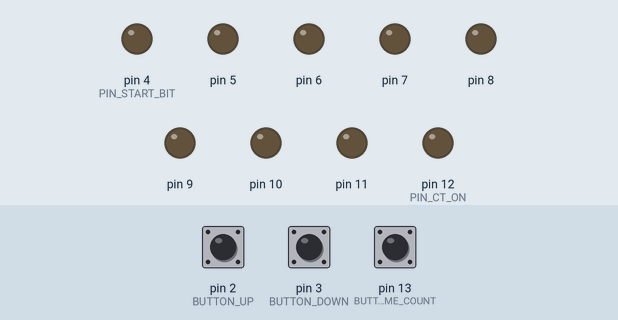
This sketch was run on a simulated Arduino Uno, built with avr-gcc and run on an emulated ATmega328P. On the bench: output pins drawn as LEDs (lit = HIGH). Dashed ring = blinking. The inputs (shaded band) are chosen by the test bench; at power-on: pin 13 (BUTTON_RESUME_COUNT) HIGH, pin 2 (BUTTON_UP) HIGH, pin 3 (BUTTON_DOWN) HIGH.

Above: at 1.2 s.
1.3 s: pin 13 (BUTTON_RESUME_COUNT) pulled LOW for 0.15 s
At 2.3 s:
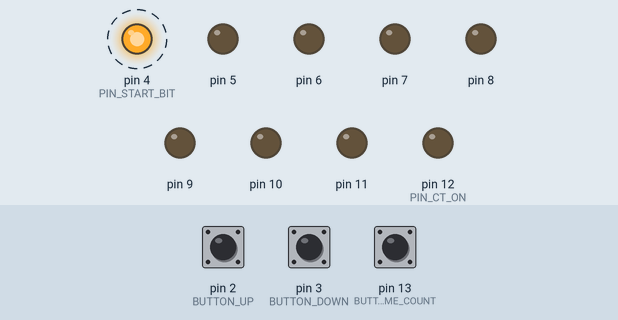
4.4 s: pin 2 (BUTTON_UP) pulled LOW for 0.15 s
6.0 s: pin 2 (BUTTON_UP) pulled LOW for 1 s
At 6.9 s:
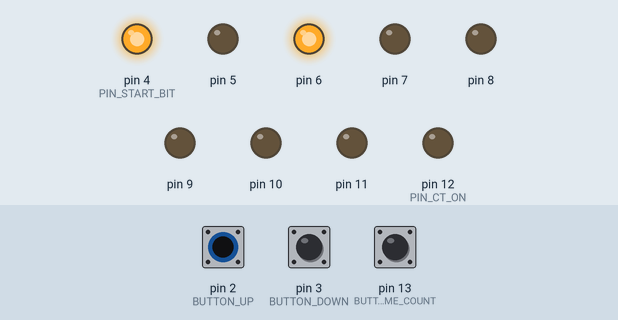
8.5 s: pin 13 (BUTTON_RESUME_COUNT) pulled LOW for 1 s
At 9.6 s:
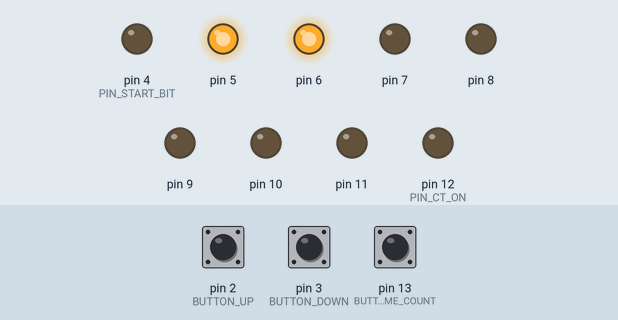
11.0 s: pin 2 (BUTTON_UP) pulled LOW for 0.15 s
At 11.9 s:
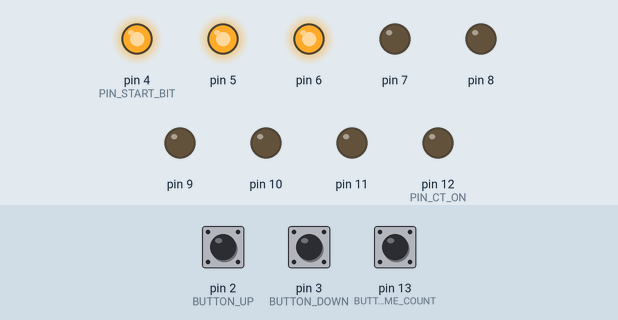
12.6 s: pin 13 (BUTTON_RESUME_COUNT) pulled LOW for 0.15 s
At 14.6 s:
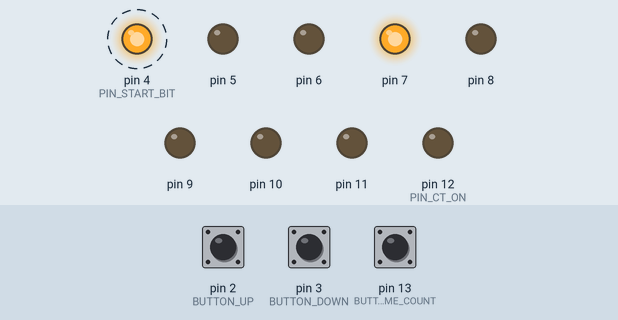
Timing chart, 0 to 19.3 s (numbered marks = the images above; inputs shaded):
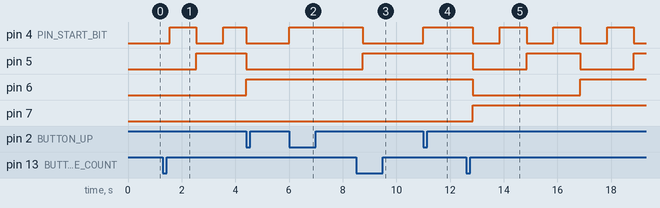

The sketch:

binaryCounter.ino
```cpp
#define DIGIT_COUNT 8
#define PIN_START_BIT 4

#define PIN_CT_ON 12

volatile uint8_t displayedNum = 0;
volatile unsigned long lastInterrupt = 0;
volatile unsigned long lastLEDUpdate = 0;
volatile bool enableAutoCount = false;

void setup() {
	// INIT BINARY LED LAMPS
	pinMode(4, OUTPUT);				// 1
	pinMode(5, OUTPUT);				// 2
	pinMode(6, OUTPUT);				// 4
	pinMode(7, OUTPUT);				// 8
	pinMode(8, OUTPUT);				// 16
	pinMode(9, OUTPUT);				// 32
	pinMode(10, OUTPUT);			// 64
	pinMode(11, OUTPUT);			// 128

	pinMode(PIN_CT_ON, OUTPUT);		// Counting LED
	pinMode(2, INPUT_PULLUP);		// BUTTON UP
	pinMode(3, INPUT_PULLUP);		// BUTTON DOWN
	pinMode(13, INPUT);				// BUTTON RESUME COUNT

	// Create interrupts
	attachInterrupt(digitalPinToInterrupt(2), editValue, FALLING);
	attachInterrupt(digitalPinToInterrupt(3), editValue, FALLING);
}

void displayNumber(int num, int digits = DIGIT_COUNT) {
	for(int i = 0; i < digits; ++i) {
		digitalWrite(i + PIN_START_BIT, num % 2);
		num /= 2;
	}
}

void loop() {

	// put your main code here, to run repeatedly:
	/*for(int i = 0; i < 16; ++i) {
		displayNumber(i, 4);
		delay(1000);
	}*/

	// SEE IF USER TOGGLES ON AUTO COUNT
	if(digitalRead(13) == LOW) {
		enableAutoCount = !enableAutoCount;
		delay(250);
	}

	// UPDATE VALUE EVERY SECOND IF AUTO COUNT ENABLED
	unsigned long now = millis();
	if(now - lastLEDUpdate >= 1000 && enableAutoCount) {
		++displayedNum;
		displayedNum %= 1 << DIGIT_COUNT;		// to wrap the counter (1 << DIGIT_COUNT is the max number that can be displayed)
		lastLEDUpdate = now;
	}

	// Display updated value on board
	displayNumber(displayedNum);

}

/**
 * For when a user pushes a button to increase/decrease counter
**/
void editValue() {

	// Disable auto counter if user manually changes value
	enableAutoCount = false;

	unsigned long now = millis();
	if(now - lastInterrupt > 250) {
		if(digitalRead(2) == LOW)
			++displayedNum;
		else if(digitalRead(3) == LOW)
			--displayedNum;
		// pow inefficient and unecessary
		//displayedNum %= (uint8_t)pow(2, DIGIT_COUNT) - 1;
		// We can bit shift left by the digits we have to constrain the max val displayedNum can have
		displayedNum %= 1 << DIGIT_COUNT;
		lastInterrupt = now;
	}

}
```

Measured:
- after the input at 1.3 s, pin 4 (PIN_START_BIT): LOW → HIGH after 0.25 s, → LOW 1.0 s later, → HIGH 1.0 s later; pin 5: LOW → HIGH after 1.3 s
- after the input at 6.0 s, pin 4 (PIN_START_BIT): LOW → HIGH at once
- after the input at 8.5 s, pin 4 (PIN_START_BIT): HIGH → LOW after 0.25 s; pin 5: LOW → HIGH after 0.25 s
- after the input at 11.0 s, pin 4 (PIN_START_BIT): LOW → HIGH at once
- after the input at 12.6 s, pin 4 (PIN_START_BIT): alternates HIGH for 1.0 s and LOW for 1.0 s, starting after 0.25 s; pin 5: alternates HIGH for 2.0 s and LOW for 2.0 s, starting after 0.25 s; pin 6: HIGH → LOW after 0.25 s, → HIGH 4.0 s later; pin 7: LOW → HIGH after 0.25 s
